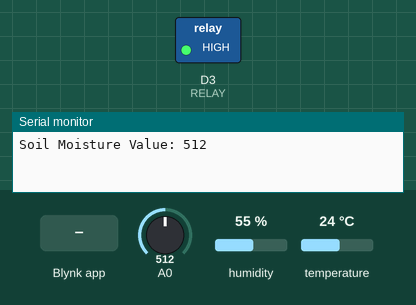
Recording of a sketch running on a simulated ESP8266 (NodeMCU). On the bench: switched loads named in the sketch (green lamp = pin HIGH), the last lines printed to the serial monitor. Inputs (shaded band) come from the test bench; at power-on: A0 = 512, humidity 55 %, temperature 24 °C. WiFi joins after 1.5 s; servers stay silent unless stated; uploads are accepted with an empty reply; the local clock reads 2024-03-15 10:24:30 at power-on unless the sketch sets it.

Above: at 3.0 s.
3.1 s: Blynk app writes 1 to V4
At 4.5 s:
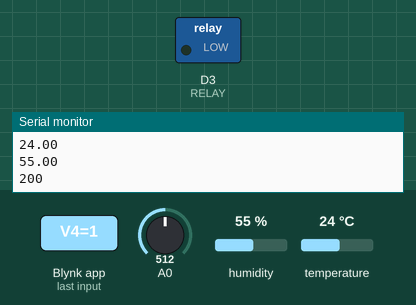
5.5 s: Blynk app writes 1 to V3
At 6.8 s:
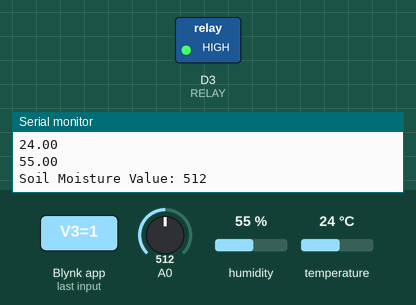
7.9 s: A0 set to 687
10.3 s: A0 set to 718
At 12.2 s:
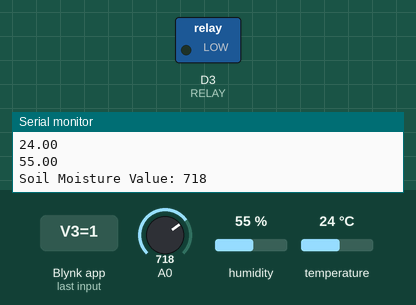
Timing chart, 0 to 13.7 s (numbered marks = the images above; inputs shaded):
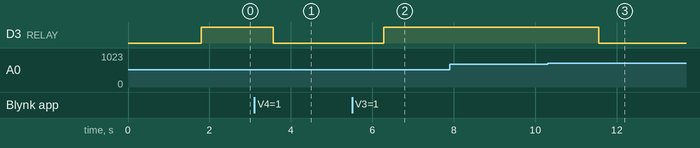

Measured:
- the behaviour switches between 700 and 701 on A0 (found by bisection; images 2 and 3)
- after the input at 3.1 s, D3 (RELAY): HIGH → LOW after 0.47 s
- after the input at 5.5 s, D3 (RELAY): LOW → HIGH after 0.78 s
- after the input at 10.3 s, D3 (RELAY): HIGH → LOW after 1.3 s

The sketch:

Smart_Garden.ino
```cpp
#define BLYNK_TEMPLATE_ID "TMPL6ZqfkW1nX"
#define BLYNK_TEMPLATE_NAME "TEST"
#define BLYNK_AUTH_TOKEN "SGgFMWHdBcLsw2tKSNxfCYUoe2_DAxrs"
#define BLYNK_PRINT Serial

#include <SPI.h>
#include <ESP8266WiFi.h>
#include <BlynkSimpleEsp8266.h>
#include <DHT.h>
#include <OneWire.h>
#include <DallasTemperature.h>
#include <time.h>
#include <ESP8266HTTPClient.h>

// WiFi credentials
char ssid[] = "Viettel";
char pass[] = "tu1den8ok";

// Pin definitions
#define RELAY D3
#define DHTPIN 2
#define DHTTYPE DHT21
#define ONE_WIRE_BUS D2

// Global variables
bool relayState = false;
bool controlMode = false;
int doAmDat;
float lastDoam = -1;
float lastNhietdo = -1;

// DHT and OneWire setup
DHT dht(DHTPIN, DHTTYPE);
OneWire oneWire(ONE_WIRE_BUS);
DallasTemperature sensors(&oneWire);

// Blynk Timer
SimpleTimer timer;

void sendSensor()
{
    float doam = dht.readHumidity();
    float nhietdo = dht.readTemperature();
    if (isnan(doam) || isnan(nhietdo))
    {
        Serial.println("Failed to read from DHT sensor!");
        return;
    }
    Serial.println(nhietdo);
    Serial.println(doam);
    Blynk.virtualWrite(V5, doam);
    Blynk.virtualWrite(V6, nhietdo);

    // If there is a change in temperature or humidity
    if (doam != lastDoam || nhietdo != lastNhietdo)
    {
        lastDoam = doam;
        lastNhietdo = nhietdo;
        sendDataToServer(doam, nhietdo);
    }
}

void sendTemps()
{
    sensors.requestTemperatures();
    doAmDat = analogRead(A0);
    Serial.print("Soil Moisture Value: ");
    Serial.println(doAmDat);
    Blynk.virtualWrite(V2, doAmDat);
}

void sendDataToServer(float doam, float nhietdo)
{
    time_t now = time(nullptr);
    struct tm* p_tm = localtime(&now);
    char timeBuffer[30];
    strftime(timeBuffer, sizeof(timeBuffer), "%Y-%m-%d %H:%M:%S", p_tm);

    String postData = "nhietdo=" + String(nhietdo) + "&doam=" + String(doam) + "&datetime=" + String(timeBuffer);

    HTTPClient http;
    WiFiClient client;

    http.begin(client, "http://192.168.1.2:81/btl/postdemo.php");
    http.addHeader("Content-Type", "application/x-www-form-urlencoded");

    int httpCode = http.POST(postData);
    String payload = http.getString();

    Serial.println(httpCode);
    Serial.println(payload);

    http.end();
}

void setup()
{
    Serial.begin(9600);
    Blynk.begin(BLYNK_AUTH_TOKEN, ssid, pass);
    pinMode(RELAY, OUTPUT);
    digitalWrite(RELAY, HIGH); // Tắt relay ban đầu
    dht.begin();
    sensors.begin();
    timer.setInterval(1000L, sendSensor);
}

BLYNK_WRITE(V3)
{
    controlMode = param.asInt();
    if (controlMode == 0)
    {
        digitalWrite(RELAY, HIGH); // Tắt relay khi chuyển sang chế độ thủ công
    }
}

BLYNK_WRITE(V4) // Widget "Switch" trên Blynk để điều khiển relay thủ công
{
    relayState = param.asInt();
    if (controlMode == 0) // Chỉ thay đổi trạng thái relay khi ở chế độ điều khiển bằng tay
    {
        digitalWrite(RELAY, relayState ? LOW : HIGH);
    }
}

void loop()
{
    Blynk.run();
    timer.run();
    sendTemps();

    // Chế độ tự động
    if (controlMode == 1)
    {
        if (doAmDat > 700)
        {
            digitalWrite(RELAY, LOW); // Bật bơm
        }
        else if (doAmDat < 680)
        {
            digitalWrite(RELAY, HIGH); // Tắt bơm
        }
    }
    delay(1000);
}
```
